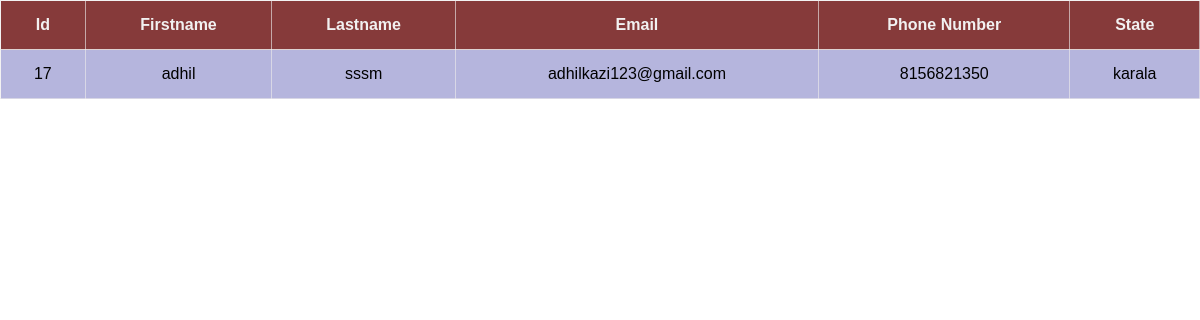
/cust_views/17, run on the app's committed database.
### hotalapp/models.py (models this page shows, shortened)
class cust(models.Model):
    firstname=models.CharField(max_length=200,null=True)
    lastname=models.CharField(max_length=200,null=True)
    email=models.CharField(max_length=200,null=True)
    phonenumber=models.IntegerField(null=True)
    state=models.CharField(max_length=200,null=True)
    username=models.CharField(max_length=200,null=True)
    password=models.CharField(max_length=200,null=True)

### hotalapp/views.py (the view)
# urls.py: path('cust_views/<str:pk>',views.cust_views,name="cust_views"),
def cust_views(request,pk):
    cr=cust.objects.get(id=pk)
    return render(request,"cus_details.html",{'cm':cr})

### template/cus_details.html (shortened to what this page needs)
<!DOCTYPE html>
<html lang="en">
<head>
    <link rel="stylesheet" href="/static/css/style.css">
</head>
<body>
    <div class=" ">
        <div >
         <table>
             <tr>
                 <th>
                     id
                  </th>
                 <th>
                firstname
                 </th>
                 <th>
                   lastname
                     </th>
                 <th>
                     email
                 </th>
                 <th>
                     phone number
                 </th>
                 <th>
                     state
                 </th>
             </tr>
             <tr>
                 <tr>
                    <td>{{cm.id}}</td>
                    <td>{{cm.firstname}}</td>
                    <td>{{cm.lastname}}</td>
                    <td>{{cm.email}}</td>
                    <td>{{cm.phonenumber}}</td>
                    <td>{{cm.state}}</td>
                </tr>
             </tr>
         </table>
        </div>
</body>
</html>

### static/css/style.css (style rules this page uses)
* { padding: 0; margin: 0; box-sizing: border-box; font-family: sans-serif !important; }
::placeholder { color: rgb(213, 213, 222); font-size: 14px; text-transform: capitalize; font-family:sans-serif; }
table { border-collapse:collapse !important; width: 100%; }
td, th { border: 1px solid rgba(237, 235, 235, 0.632); text-align: center; padding: 15px; font-family: sans-serif; }
th { background-color: rgba(104, 9, 9, 0.799); color: rgb(242, 241, 241); text-transform: capitalize; }
td { background-color: rgba(22, 22, 148, 0.313); }

### data on the page
cust: id "17", firstname "adhil", lastname "sssm", email "adhilkazi123@gmail.com", phonenumber "8156821350", state "karala"
